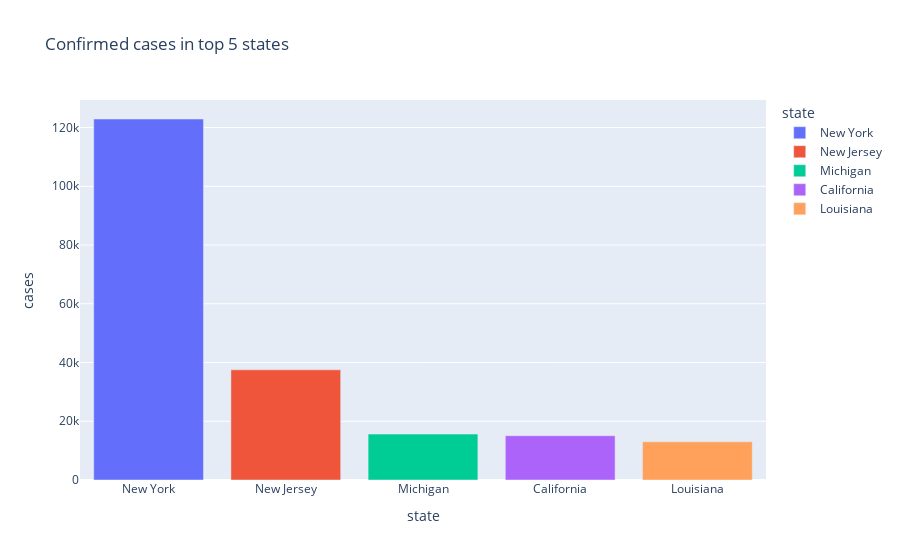

This figure's notebook cell:
### Code cell
fig = px.bar(df_state_c.head(), x='state', y='cases', color='state',title = 'Confirmed cases in top 5 states')
fig.show()

### Figure 1 — Plotly figure (JSON) as saved in the notebook; plotly's stock layout.template omitted (floating-point values rounded to 4 significant figures)
{"data": [{"alignmentgroup": "True", "hoverlabel": {"namelength": 0}, "hovertemplate": "state=%{x}<br>cases=%{y}", "legendgroup": "New York", "marker": {"color": "#636efa"}, "name": "New York", "offsetgroup": "New York", "orientation": "v", "showlegend": true, "textposition": "auto", "type": "bar", "x": ["New York"], "xaxis": "x", "y": [122911], "yaxis": "y"}, {"alignmentgroup": "True", "hoverlabel": {"namelength": 0}, "hovertemplate": "state=%{x}<br>cases=%{y}", "legendgroup": "New Jersey", "marker": {"color": "#EF553B"}, "name": "New Jersey", "offsetgroup": "New Jersey", "orientation": "v", "showlegend": true, "textposition": "auto", "type": "bar", "x": ["New Jersey"], "xaxis": "x", "y": [37505], "yaxis": "y"}, {"alignmentgroup": "True", "hoverlabel": {"namelength": 0}, "hovertemplate": "state=%{x}<br>cases=%{y}", "legendgroup": "Michigan", "marker": {"color": "#00cc96"}, "name": "Michigan", "offsetgroup": "Michigan", "orientation": "v", "showlegend": true, "textposition": "auto", "type": "bar", "x": ["Michigan"], "xaxis": "x", "y": [15635], "yaxis": "y"}, {"alignmentgroup": "True", "hoverlabel": {"namelength": 0}, "hovertemplate": "state=%{x}<br>cases=%{y}", "legendgroup": "California", "marker": {"color": "#ab63fa"}, "name": "California", "offsetgroup": "California", "orientation": "v", "showlegend": true, "textposition": "auto", "type": "bar", "x": ["California"], "xaxis": "x", "y": [15076], "yaxis": "y"}, {"alignmentgroup": "True", "hoverlabel": {"namelength": 0}, "hovertemplate": "state=%{x}<br>cases=%{y}", "legendgroup": "Louisiana", "marker": {"color": "#FFA15A"}, "name": "Louisiana", "offsetgroup": "Louisiana", "orientation": "v", "showlegend": true, "textposition": "auto", "type": "bar", "x": ["Louisiana"], "xaxis": "x", "y": [13010], "yaxis": "y"}], "layout": {"barmode": "relative", "legend": {"title": {"text": "state"}, "tracegroupgap": 0}, "title": {"text": "Confirmed cases in top 5 states"}, "xaxis": {"anchor": "y", "categoryarray": ["New York", "New Jersey", "Michigan", "California", "Louisiana"], "categoryorder": "array", "domain": [0, 1], "title": {"text": "state"}}, "yaxis": {"anchor": "x", "domain": [0, 1], "title": {"text": "cases"}}}}
